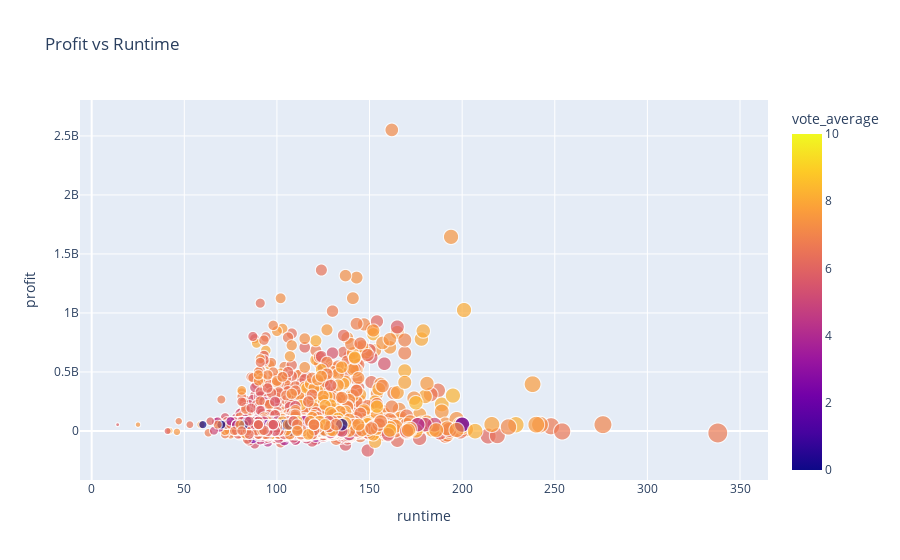

The notebook cell this image was saved under:
### Markdown cell above
### Profit vs. runtime

### Code cell
fig3 = px.scatter(cp_movies, cp_movies['runtime'], cp_movies['profit'], title= 'Profit vs Runtime', color='vote_average', size='runtime',  hover_data=['Title'])
fig3

### Figure 1 — Plotly figure (JSON) as saved in the notebook; plotly's stock layout.template omitted (floating-point values rounded to 4 significant figures; data arrays with more than 128 entries replaced by an {"elided": "..."} marker saying what was removed)
{"data": [{"customdata": {"elided": "4791x1 str values"}, "hovertemplate": "runtime=%{marker.size}<br>profit=%{y}<br>Title=%{customdata[0]}<br>vote_average=%{marker.color}<extra></extra>", "legendgroup": "", "marker": {"color": {"elided": "4791 float values"}, "coloraxis": "coloraxis", "size": {"elided": "4791 float values"}, "sizemode": "area", "sizeref": 0.845, "symbol": "circle"}, "mode": "markers", "name": "", "showlegend": false, "type": "scattergl", "x": {"elided": "4791 float values"}, "xaxis": "x", "y": {"elided": "4791 float values"}, "yaxis": "y"}], "layout": {"coloraxis": {"colorbar": {"title": {"text": "vote_average"}}, "colorscale": [[0, "#0d0887"], [0.1111, "#46039f"], [0.2222, "#7201a8"], [0.3333, "#9c179e"], [0.4444, "#bd3786"], [0.5556, "#d8576b"], [0.6667, "#ed7953"], [0.7778, "#fb9f3a"], [0.8889, "#fdca26"], [1, "#f0f921"]]}, "legend": {"itemsizing": "constant", "tracegroupgap": 0}, "title": {"text": "Profit vs Runtime"}, "xaxis": {"anchor": "y", "domain": [0, 1], "title": {"text": "runtime"}}, "yaxis": {"anchor": "x", "domain": [0, 1], "title": {"text": "profit"}}}}
